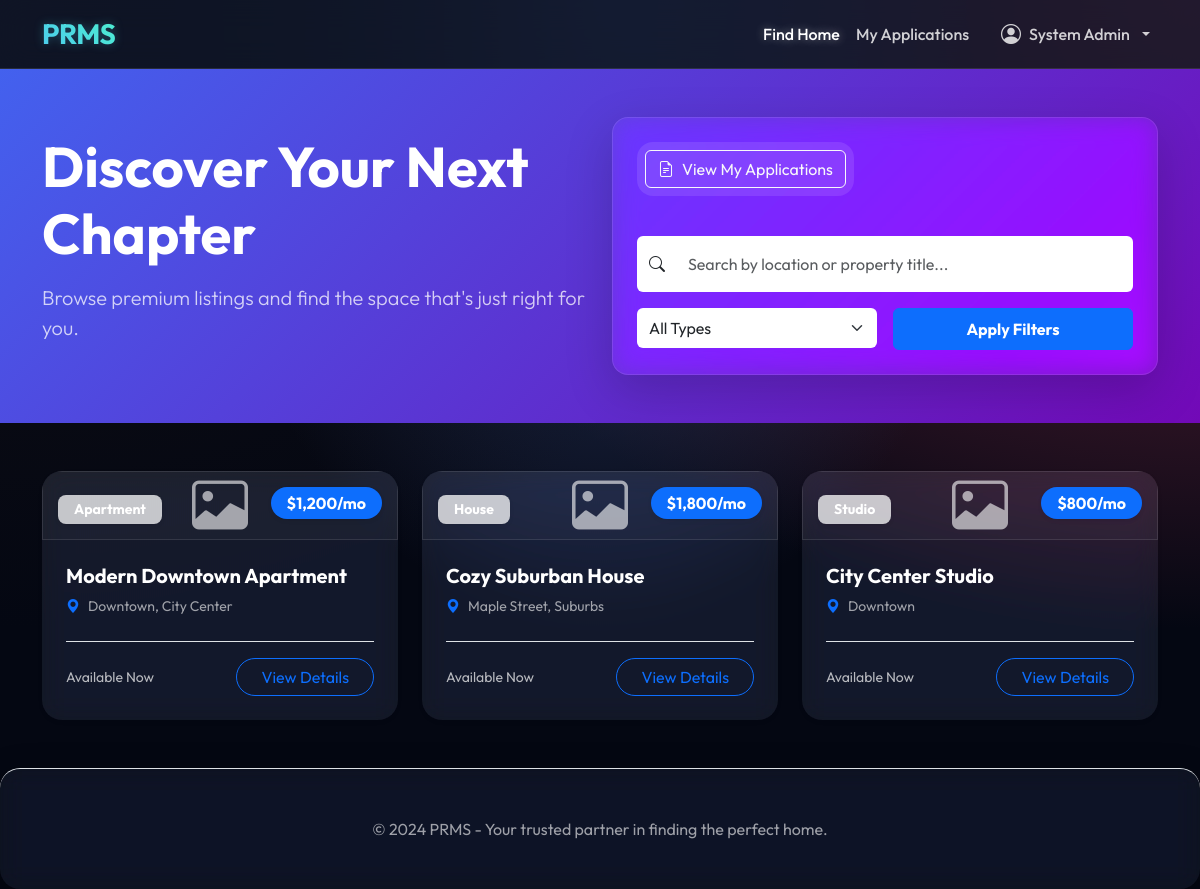
The page /app/views/tenant_view.php (signed in) on the database its author committed.
### tables this page shows
CREATE TABLE IF NOT EXISTS properties (
    id INT AUTO_INCREMENT PRIMARY KEY,
    owner_id INT NOT NULL,
    category_id INT NOT NULL,
    title VARCHAR(255) NOT NULL,
    description TEXT,
    price DECIMAL(10, 2) UNSIGNED NOT NULL DEFAULT 0.00,
    location VARCHAR(255) NOT NULL,
    address TEXT,
    bedrooms INT UNSIGNED DEFAULT 0,
    bathrooms INT UNSIGNED DEFAULT 0,
    type ENUM('Apartment', 'House', 'Condo', 'Studio', 'Villa', 'Townhouse') DEFAULT 'Apartment',
    status ENUM('Available', 'Rented', 'Maintenance') NOT NULL DEFAULT 'Available',
    created_at TIMESTAMP DEFAULT CURRENT_TIMESTAMP,
    updated_at TIMESTAMP DEFAULT CURRENT_TIMESTAMP ON UPDATE CURRENT_TIMESTAMP,
    CONSTRAINT fk_owner
        FOREIGN KEY (owner_id) 
        REFERENCES users(id) 
        ON DELETE CASCADE,
    CONSTRAINT fk_category
        FOREIGN KEY (category_id) 
        REFERENCES categories(id) 
        ON DELETE RESTRICT,
    INDEX (status),
    INDEX (category_id),
    INDEX (owner_id),
    INDEX (price)
);

CREATE TABLE IF NOT EXISTS categories (
    id INT AUTO_INCREMENT PRIMARY KEY,
    name VARCHAR(100) NOT NULL UNIQUE,
    description TEXT,
    created_at TIMESTAMP DEFAULT CURRENT_TIMESTAMP
);

### app/views/tenant_view.php (the view, shortened to what this page needs)
<?php
$search = trim($_GET['search'] ?? '');
$conn = get_db_connection();
$sql = "SELECT p.*, c.name as type,
        (SELECT image_path FROM property_images WHERE property_id = p.id ORDER BY is_main DESC, id ASC LIMIT 1) as main_image
        FROM properties p
        LEFT JOIN categories c ON p.category_id = c.id
        WHERE p.status = 'Available'";
$sql .= " ORDER BY p.created_at DESC";
$stmt = mysqli_prepare($conn, $sql);
mysqli_stmt_execute($stmt);
$result = mysqli_stmt_get_result($stmt);
$properties = [];
while ($row = mysqli_fetch_assoc($result)) {
    $properties[] = $row;
}
?>
<!DOCTYPE html>
<html lang="en">
<head>
    <link href="https://cdn.jsdelivr.net/npm/bootstrap@5.3.0/dist/css/bootstrap.min.css" rel="stylesheet">
    <link rel="stylesheet" href="../../public/assets/css/style.css?v=<?php echo time(); ?>">
    <link rel="stylesheet" href="https://cdn.jsdelivr.net/npm/bootstrap-icons@1.11.1/font/bootstrap-icons.css">
</head>
<body class="tenant-portal">
    <nav class="navbar navbar-expand-lg navbar-dark glass-nav sticky-top">
        <div class="container">
            <a class="navbar-brand text-gradient fs-3 fw-bold" href="../../public/index.php">PRMS</a>
            <div class="collapse navbar-collapse" id="navbarNav">
                <ul class="navbar-nav ms-auto align-items-center">
                    <li class="nav-item">
                        <a class="nav-link active" href="tenant_view.php">Find Home</a>
                    </li>
                    <?php if (isset($_SESSION['user_id'])): ?>
                    <li class="nav-item">
                        <a class="nav-link" href="tenant_applications_list.php">My Applications</a>
                    </li>
                    <?php endif; ?>
                    <?php if (isset($_SESSION['user_id'])): ?>
                        <li class="nav-item dropdown ms-lg-3">
                            <a class="nav-link dropdown-toggle d-flex align-items-center gap-2" href="#" id="navbarDropdown"
                                role="button" data-bs-toggle="dropdown">
                                <i class="bi bi-person-circle fs-5"></i>
                                <?php echo htmlspecialchars($_SESSION['user_name']); ?>
                            </a>
                        </li>
                    <?php else: ?>
                        <li class="nav-item ms-lg-3">
                            <a href="login.php" class="btn btn-outline-primary btn-sm px-4">Owner Login</a>
                        </li>
                    <?php endif; ?>
                </ul>
            </div>
        </div>
    </nav>
    <header class="page-header py-5 bg-gradient-primary text-white position-relative overflow-hidden mb-5">
        <div class="container position-relative z-1">
            <div class="row align-items-center">
                <div class="col-lg-6 mb-4 mb-lg-0">
                    <h1 class="display-4 fw-bold mb-3">Discover Your Next Chapter</h1>
                    <p class="lead opacity-75">Browse premium listings and find the space that's just right for you.</p>
                </div>
                <div class="col-lg-6">
                    <div class="glass-panel p-4 rounded-4 shadow-lg">
                        <form action="tenant_view.php" method="GET" class="row g-3">
                            <div class="col-12 text-center text-lg-start mb-4">
                                <?php if (isset($_SESSION['user_id'])): ?>
                                    <div class="d-inline-block bg-white bg-opacity-10 p-2 rounded-4 backdrop-blur">
                                        <a href="tenant_applications_list.php" class="btn btn-outline-light d-flex align-items-center gap-2">
                                            <i class="bi bi-file-earmark-text"></i> View My Applications
                                        </a>
                                    </div>
                                <?php endif; ?>
                            </div>
                            <div class="col-12">
                                <div class="input-group">
                                    <span class="input-group-text bg-white border-0"><i class="bi bi-search"></i></span>
                                    <input type="text" name="search" class="form-control border-0 py-3"
                                        placeholder="Search by location or property title..."
                                        value="<?php echo htmlspecialchars($search); ?>">
                                </div>
                            </div>
                            <div class="col-md-6">
                                <select name="type" class="form-select border-0 py-2">
                                    <option value="">All Types</option>
                                </select>
                            </div>
                            <div class="col-md-6">
                                <button type="submit" class="btn btn-primary w-100 py-2 fw-bold">Apply Filters</button>
                            </div>
                        </form>
                    </div>
                </div>
            </div>
        </div>
    </header>
    <div class="container mb-5">
        <div class="row g-4">
            <?php if (empty($properties)): ?>
                <div class="col-12 text-center py-5">
                    <i class="bi bi-house-exclamation display-1 text-muted opacity-25 mb-3 d-block"></i>
                    <h3 class="text-secondary">No properties found matching your criteria.</h3>
                    <a href="tenant_view.php" class="btn btn-link">View all available properties</a>
                </div>
            <?php else: ?>
                <?php foreach ($properties as $property): ?>
                    <div class="col-md-6 col-lg-4">
                        <div class="card h-100 border-0 glass-panel property-card hover-up overflow-hidden shadow-sm">
                            <div class="position-relative">
                                <?php if ($property['main_image']): ?>
                                    <img src="../../images/<?php echo htmlspecialchars($property['main_image']); ?>"
                                        class="card-img-top property-thumb"
                                        alt="<?php echo htmlspecialchars($property['title']); ?>">
                                <?php else: ?>
                                    <div
                                        class="card-img-top property-thumb bg-light d-flex align-items-center justify-content-center">
                                        <i class="bi bi-image text-muted display-4"></i>
                                    </div>
                                <?php endif; ?>
                                <div
                                    class="property-badge position-absolute top-0 end-0 m-3 px-3 py-1 bg-primary text-white rounded-pill shadow-sm fw-bold">
                                    $<?php echo number_format($property['price'], 0); ?>/mo
                                </div>
                                <div
                                    class="type-badge position-absolute bottom-0 start-0 m-3 px-3 py-1 bg-white bg-opacity-75 text-dark rounded-3 shadow-sm small fw-bold">
                                    <?php echo htmlspecialchars($property['type']); ?>
                                </div>
                            </div>
                            <div class="card-body p-4">
                                <h5 class="card-title fw-bold mb-2"><?php echo htmlspecialchars($property['title']); ?></h5>
                                <p class="card-text text-muted small d-flex align-items-center gap-2 mb-4">
                                    <i class="bi bi-geo-alt-fill text-primary"></i>
                                    <?php echo htmlspecialchars($property['location']); ?>
                                </p>
                                <div class="d-flex justify-content-between align-items-center pt-3 border-top">
                                    <span class="text-secondary small">Available Now</span>
                                    <a href="property_details.php?id=<?php echo $property['id']; ?>"
                                        class="btn btn-outline-primary rounded-pill px-4">View Details</a>
                                </div>
                            </div>
                        </div>
                    </div>
                <?php endforeach; ?>
            <?php endif; ?>
        </div>
    </div>
    <footer class="footer py-5 glass-panel border-0 border-top mt-5">
        <div class="container text-center">
            <p class="text-muted mb-0">© 2024 PRMS - Your trusted partner in finding the perfect home.</p>
        </div>
    </footer>
</body>
</html>

### public/assets/css/style.css (style rules this page uses)
:root { --primary: #4361ee; --primary-light: #4895ef; --primary-dark: #3f37c9; --secondary: #b5179e; --success: #4cc9f0; --info: #4895ef; --warning: #f72585; --danger: #ef233c; --dark: #2b2d42; --light: #f8f9fa; --white: #ffffff; --gray-100: #f8f9fa; --gray-200: #e9ecef; --gray-300: #dee2e6; --gray-400: #ced4da; --gray-500: #adb5bd; --gray-600: #6c757d; --gray-700: #495057; --gray-800: #343a40; --gray-900: #212529; --glass: rgba(255, 255, 255, 0.7); --glass-border: rgba(255, 255, 255, 0.3); --glass-shadow: 0 8px 32px 0 rgba(31, 38, 135, 0.1); --transition: all 0.3s cubic-bezier(0.4, 0, 0.2, 1); }
body { font-family: 'Outfit', sans-serif; background-color: #040712; color: var(--white); min-height: 100vh; }
.beautified-page, .landing-page, .tenant-portal { background-color: #040712; background-image: radial-gradient(at 0% 0%, hsla(253, 16%, 7%, 1) 0, transparent 50%), radial-gradient(at 50% 0%, hsla(225, 39%, 30%, 1) 0, transparent 50%), radial-gradient(at 100% 0%, hsla(339, 49%, 30%, 1) 0, transparent 50%); background-attachment: fixed; background-size: cover; color: var(--white) !important; }
.beautified-page .glass-panel, .landing-page .glass-panel, .tenant-portal .glass-panel { background: rgba(255, 255, 255, 0.05); backdrop-filter: blur(12px) saturate(180%); -webkit-backdrop-filter: blur(12px) saturate(180%); border: 1px solid rgba(255, 255, 255, 0.1); border-radius: 20px; box-shadow: 0 8px 32px 0 rgba(0, 0, 0, 0.3); }
.beautified-page .text-secondary, .landing-page .text-secondary, .tenant-portal .text-secondary, .landing-page .text-muted, .tenant-portal .text-muted { color: rgba(255, 255, 255, 0.7) !important; }
.beautified-page .glass-nav, .landing-page .glass-nav, .tenant-portal .glass-nav { background: rgba(15, 23, 42, 0.8) !important; backdrop-filter: blur(15px); -webkit-backdrop-filter: blur(15px); backdrop-filter: blur(15px); -webkit-backdrop-filter: blur(15px); border-bottom: 1px solid rgba(255, 255, 255, 0.1); }
.bg-gradient-primary { background: linear-gradient(135deg, #4361ee, #7209b7) !important; }
.beautified-page .navbar-brand, .landing-page .navbar-brand, .tenant-portal .navbar-brand { font-weight: 700 !important; letter-spacing: -0.5px; background: linear-gradient(45deg, #4cc9f0, #4df0ce) !important; -webkit-background-clip: text !important; background-clip: text !important; -webkit-text-fill-color: transparent !important; filter: drop-shadow(0 0 5px rgba(76, 201, 240, 0.3)) !important; }
.beautified-page .nav-link, .landing-page .nav-link, .tenant-portal .nav-link { color: rgba(255, 255, 255, 0.8) !important; font-weight: 500; }
.beautified-page .nav-link.active, .landing-page .nav-link.active, .tenant-portal .nav-link.active, .beautified-page .nav-link:hover, .landing-page .nav-link:hover, .tenant-portal .nav-link:hover { color: white !important; text-shadow: 0 0 10px rgba(255, 255, 255, 0.4); }
.beautified-page .card .text-muted, .landing-page .card .text-muted, .tenant-portal .card .text-muted { color: rgba(255, 255, 255, 0.6) !important; }
.property-card .card-body { background: rgba(255, 255, 255, 0.02) !important; }
.property-card .card-title { color: white !important; }
.beautified-page .text-gradient, .landing-page .text-gradient, .tenant-portal .text-gradient { background: linear-gradient(45deg, #4cc9f0, #4df0ce) !important; -webkit-background-clip: text !important; background-clip: text !important; -webkit-text-fill-color: transparent !important; }
.beautified-page .text-dark, .landing-page .text-dark, .tenant-portal .text-dark { color: var(--white) !important; }
.beautified-page .bg-light, .landing-page .bg-light, .tenant-portal .bg-light { background: rgba(255, 255, 255, 0.05) !important; border: 1px solid rgba(255, 255, 255, 0.1); }
.beautified-page .text-muted, .landing-page .text-muted, .tenant-portal .text-muted { color: rgba(255, 255, 255, 0.6) !important; }

### rows shown on the page
properties: price "1,200", category.name "Apartment", title "Modern Downtown Apartment", location "Downtown, City Center"
properties: price "1,800", category.name "House", title "Cozy Suburban House", location "Maple Street, Suburbs"
properties: price "800", category.name "Studio", title "City Center Studio", location "Downtown"

### other values the page prints
$_SESSION['user_name'] "System Admin"
